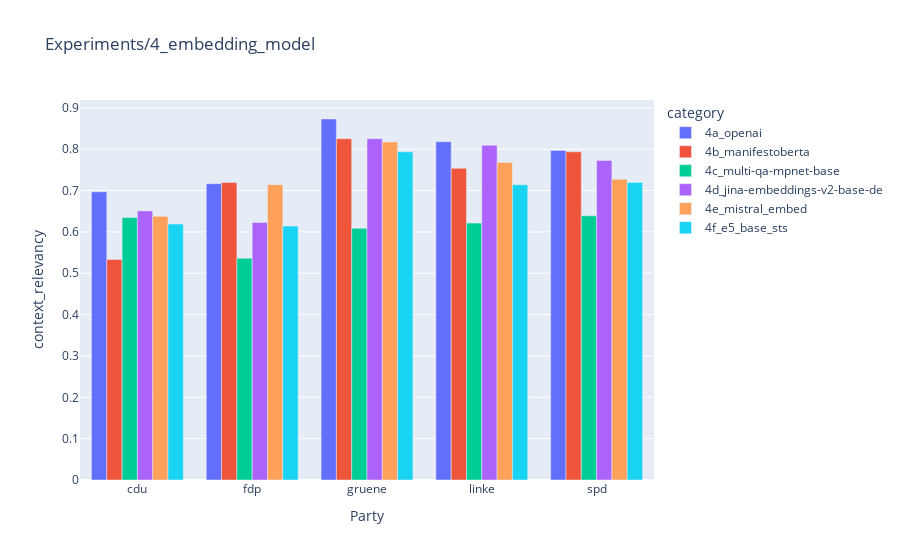

Notebook cell for this chart:
### Code cell
metric_id = 0
df_plot = pd.DataFrame()
for file_name in metrics_files:
    df = pd.read_csv(file_name, header=[0, 1], index_col=[0, 1])
    metrics = list(set(df.columns.get_level_values(0)))
    experiment_run = "_".join(os.path.basename(file_name).split("_")[1:]).split(".")[0]
    df_plot[experiment_run] = df[metrics[metric_id]].mean(axis=0)


df = pd.DataFrame(df_plot).reset_index().rename(columns={"index": "party"})
df_melted = df.melt(id_vars=["party"], var_name="category", value_name="value")
print(metrics[metric_id])
print(df_melted.groupby("category")["value"].mean())
px.bar(
    df_melted,
    x="party",
    y="value",
    color="category",
    barmode="group",
    labels={"value": metrics[metric_id], "party": "Party"},
    title=f"{experiment}",
)

### Figure 1 — Plotly figure (JSON) as saved in the notebook; plotly's stock layout.template omitted (floating-point values rounded to 4 significant figures)
{"data": [{"alignmentgroup": "True", "hovertemplate": "category=4a_openai<br>Party=%{x}<br>context_relevancy=%{y}<extra></extra>", "legendgroup": "4a_openai", "marker": {"color": "#636efa", "pattern": {"shape": ""}}, "name": "4a_openai", "offsetgroup": "4a_openai", "orientation": "v", "showlegend": true, "textposition": "auto", "type": "bar", "x": ["cdu", "fdp", "gruene", "linke", "spd"], "xaxis": "x", "y": [0.697, 0.7167, 0.873, 0.8182, 0.7971], "yaxis": "y"}, {"alignmentgroup": "True", "hovertemplate": "category=4b_manifestoberta<br>Party=%{x}<br>context_relevancy=%{y}<extra></extra>", "legendgroup": "4b_manifestoberta", "marker": {"color": "#EF553B", "pattern": {"shape": ""}}, "name": "4b_manifestoberta", "offsetgroup": "4b_manifestoberta", "orientation": "v", "showlegend": true, "textposition": "auto", "type": "bar", "x": ["cdu", "fdp", "gruene", "linke", "spd"], "xaxis": "x", "y": [0.5333, 0.7193, 0.8254, 0.7536, 0.7937], "yaxis": "y"}, {"alignmentgroup": "True", "hovertemplate": "category=4c_multi-qa-mpnet-base<br>Party=%{x}<br>context_relevancy=%{y}<extra></extra>", "legendgroup": "4c_multi-qa-mpnet-base", "marker": {"color": "#00cc96", "pattern": {"shape": ""}}, "name": "4c_multi-qa-mpnet-base", "offsetgroup": "4c_multi-qa-mpnet-base", "orientation": "v", "showlegend": true, "textposition": "auto", "type": "bar", "x": ["cdu", "fdp", "gruene", "linke", "spd"], "xaxis": "x", "y": [0.6349, 0.5362, 0.6087, 0.6212, 0.6389], "yaxis": "y"}, {"alignmentgroup": "True", "hovertemplate": "category=4d_jina-embeddings-v2-base-de<br>Party=%{x}<br>context_relevancy=%{y}<extra></extra>", "legendgroup": "4d_jina-embeddings-v2-base-de", "marker": {"color": "#ab63fa", "pattern": {"shape": ""}}, "name": "4d_jina-embeddings-v2-base-de", "offsetgroup": "4d_jina-embeddings-v2-base-de", "orientation": "v", "showlegend": true, "textposition": "auto", "type": "bar", "x": ["cdu", "fdp", "gruene", "linke", "spd"], "xaxis": "x", "y": [0.6508, 0.6228, 0.8254, 0.8095, 0.7727], "yaxis": "y"}, {"alignmentgroup": "True", "hovertemplate": "category=4e_mistral_embed<br>Party=%{x}<br>context_relevancy=%{y}<extra></extra>", "legendgroup": "4e_mistral_embed", "marker": {"color": "#FFA15A", "pattern": {"shape": ""}}, "name": "4e_mistral_embed", "offsetgroup": "4e_mistral_embed", "orientation": "v", "showlegend": true, "textposition": "auto", "type": "bar", "x": ["cdu", "fdp", "gruene", "linke", "spd"], "xaxis": "x", "y": [0.6377, 0.7143, 0.8175, 0.7681, 0.7273], "yaxis": "y"}, {"alignmentgroup": "True", "hovertemplate": "category=4f_e5_base_sts<br>Party=%{x}<br>context_relevancy=%{y}<extra></extra>", "legendgroup": "4f_e5_base_sts", "marker": {"color": "#19d3f3", "pattern": {"shape": ""}}, "name": "4f_e5_base_sts", "offsetgroup": "4f_e5_base_sts", "orientation": "v", "showlegend": true, "textposition": "auto", "type": "bar", "x": ["cdu", "fdp", "gruene", "linke", "spd"], "xaxis": "x", "y": [0.619, 0.614, 0.7937, 0.7138, 0.7197], "yaxis": "y"}], "layout": {"barmode": "group", "legend": {"title": {"text": "category"}, "tracegroupgap": 0}, "title": {"text": "Experiments/4_embedding_model"}, "xaxis": {"anchor": "y", "domain": [0, 1], "title": {"text": "Party"}}, "yaxis": {"anchor": "x", "domain": [0, 1], "title": {"text": "context_relevancy"}}}}
